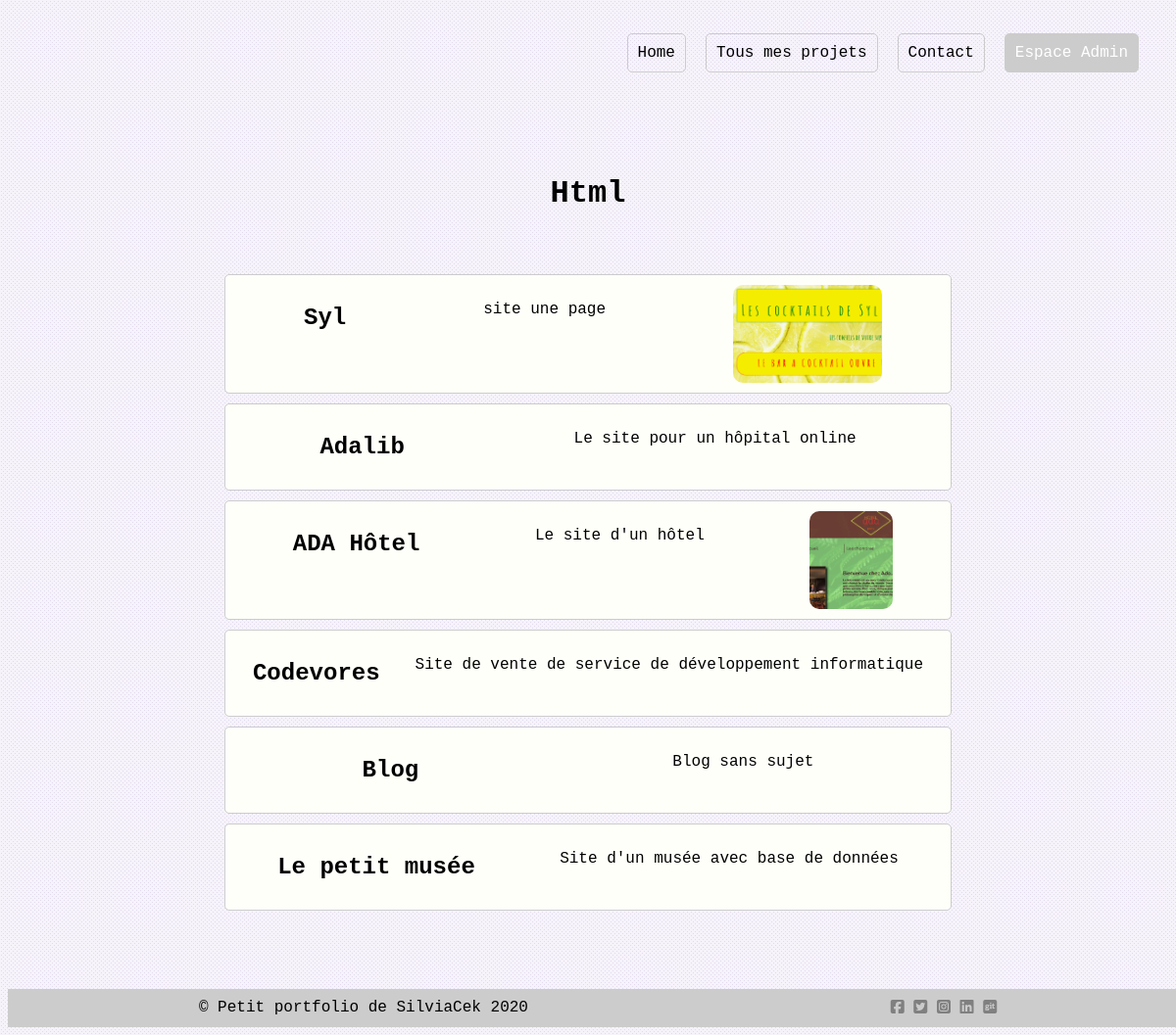
Before: /projets_par_techno.php?technoAAfficher=1 with the older database file.
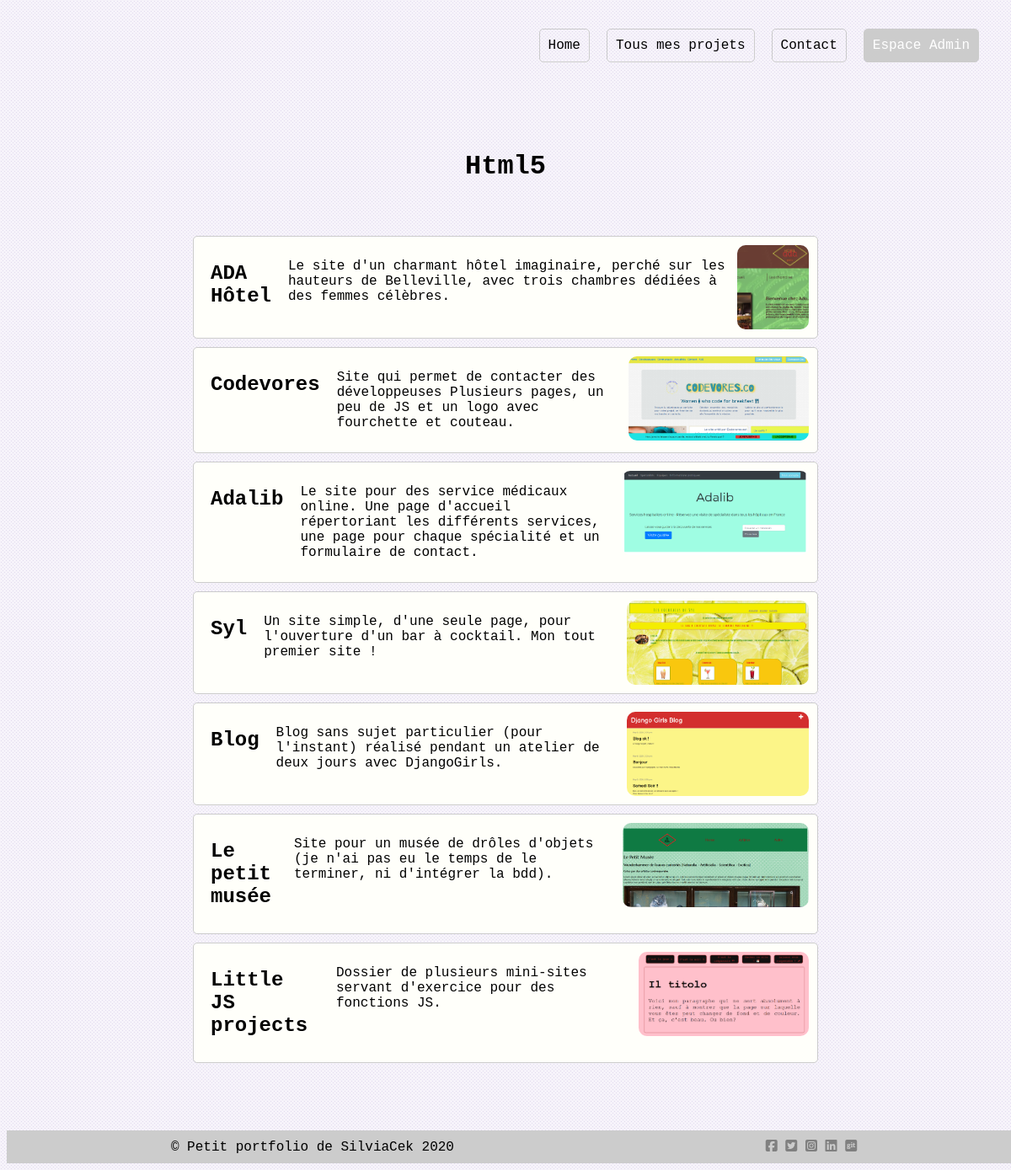
After: the same page with the newer database file.
### tables this page shows
CREATE TABLE IF NOT EXISTS `techno` (
  `id_techno` int(11) NOT NULL AUTO_INCREMENT,
  `nom_techno` varchar(150) NOT NULL,
  PRIMARY KEY (`id_techno`)
);

CREATE TABLE IF NOT EXISTS `projet_techno` (
  `projet_id` int(11) NOT NULL,
  `techno_id` int(11) NOT NULL
);

CREATE TABLE IF NOT EXISTS `projet` (
  `id_projet` int(11) NOT NULL AUTO_INCREMENT,
  `nom_projet` varchar(150) NOT NULL,
  `description` text NOT NULL,
  `url_image` varchar(150) NOT NULL,
  `annee` year(4) NOT NULL,
  `client` varchar(150) NOT NULL,
  `lien` varchar(150) NOT NULL,
  `online` tinyint(1) DEFAULT NULL,
  `ordre` int(11) NOT NULL,
  PRIMARY KEY (`id_projet`)
);

### projets_par_techno.php (the view)
<?php
include "config.php";
include PATH_TEMPLATE . "include/header.php";
include "fonctions.php";
?>
<div class='page_par_techno'>
<?php
$nom_techno = $bdd -> query("select nom_techno from techno where id_techno=$_GET[technoAAfficher]")->fetch();
echo "<h1 class='titre_zoom'>$nom_techno[nom_techno]</h1>";
function afficheProjetParTechno() {
  global $bdd;
  $technoAAfficher = $bdd -> query("select * from projet, techno, projet_techno where projet_techno.techno_id=$_GET[technoAAfficher] and projet_techno.techno_id = techno.id_techno and projet_techno.projet_id=projet.id_projet") -> fetchAll(PDO::FETCH_ASSOC);
  return $technoAAfficher ;
}
foreach(afficheProjetParTechno() as $projetDeCetteTechno) {
  echo "<div class='vitrine'>
    <h2>$projetDeCetteTechno[nom_projet]</h2>
    <p>$projetDeCetteTechno[description]</p>";
    echo html_image("$projetDeCetteTechno[url_image]", "img_pt");
  echo "</div>";
}
?>
</div>
<?php include PATH_TEMPLATE . "include/footer.php";

### template/include/header.php (shortened to what this page needs)
<!DOCTYPE html>
<html lang="fr">
<head>
  <link rel="stylesheet" href="<?php echo URL_TEMPLATE ?>css/style.css"/>
</head>
<body>
<header>
  <div class="container">
    <?php include "nav.php" ?>
  </div>
</header>

### template/include/nav.php
<nav>
  <ul>
    <li>
      <a href="index.php">Home</a>
    </li>
    <li>
      <a href="projets_tous.php">Tous mes projets</a>
    </li>
    <li>
      <a href="contact.php">Contact</a>
    </li>
    <li>
      <a href="admin/index.php" class="bouton_admin">Espace Admin</a>
    </li>
  </ul>
</nav>

### fonctions.php (shortened to what this page needs)
<?php
  function html_image($urlImage, $classHtml = "") {
    if(is_file(PATH_SITE . $urlImage)) {
        return "<img src='" . URL_SITE . "/$urlImage' class='$classHtml'>";
    }
    return "";
  }

### template/include/footer.php
    <footer>
      &copy; <?php echo NOM_DU_SITE ?>
      <?php echo date("Y") ?>
      <div class="social">
        <a href="https://www.facebook.com/" target="_blank">
          <i class="fab fa-facebook-square"></i></a>
        <a href="https://twitter.com/explore" target="_blank">
          <i class="fab fa-twitter-square"></i></a>
        <a href="https://www.instagram.com/" target="_blank">
          <i class="fab fa-instagram-square"></i></a>
        <a href="https://www.linkedin.com/in/silvia-cecutti-9005051a9/" target="_blank">
          <i class="fab fa-linkedin"></i></a>
        <a href="https://github.com/silviacec" target="_blank">
          <i class="fab fa-git-square"></i></a>
      </div>
    </footer>
  </body>
</html>

### template/css/style.css (style rules this page uses)
body { font-family: Courier; background-color: #f6f3fa; }
nav ul { list-style: none; padding: 0; display: flex; justify-content: flex-end; float: right; margin-right: 20px; width: 100%; }
nav ul li { margin:10px; }
nav ul li a { display: block; padding: 10px; text-decoration: none; color:#000000; border: 1px #ccc solid; border-radius: 5px; transition-property: transform; transition-duration: 0.2s; }
.page_par_techno { padding-top: 150px; }
.titre_zoom { text-align: center; margin-bottom: 2em; -webkit-animation-name: zoomIn; animation-name: zoomIn; -webkit-animation-duration: 1s; animation-duration: 1s; -webkit-animation-fill-mode: both; animation-fill-mode: both; }
.bouton_admin { color: #ffffff; background-color: #ccc; }
footer { display: flex; justify-content: space-around; align-items: center; background:#ccc; padding: 10px; text-align: center; width: 100%; margin-top: 5em; }
.social i { color: grey; }
.img_pt { height: 100px; width: auto; border-radius: 10px; }
.vitrine { background-color: #fffffa; display: flex; width: 60vw; margin: auto; margin-bottom: 10px; border: 1px solid #CCC; border-radius: 5px; padding: 10px; justify-content: space-around; }
.vitrine h2, .vitrine p, .vitrine h3, .vitrine h4 { margin-left: 10px; margin-right: 10px; }

Changed rows visible on the page:
changed techno: nom_techno "Html" → "Html5"
changed through a linked row, projet_techno "ADA Hôtel": projet.description "Le site d'un hôtel" → "Le site d'un charmant hôtel imaginaire, perché sur les hauteurs de Belleville, avec trois chambres dédiées à des femmes célèbres."
changed through a linked row, projet_techno "Codevores": projet.description "Site de vente de service de développement informatique" → "Site qui permet de contacter des développeuses Plusieurs pages, un peu de JS et un logo avec fourchette et couteau."; projet.url_image: picture added
changed through a linked row, projet_techno "Adalib": projet.description "Le site pour un hôpital online" → "Le site pour des service médicaux online. Une page d'accueil répertoriant les différents services, une page pour chaque spécialité et un formulaire de contact."; projet.url_image: picture added; moves down the list
changed through a linked row, projet_techno "Syl": projet.description "site une page" → "Un site simple, d'une seule page, pour l'ouverture d'un bar à cocktail. Mon tout premier site !"; projet.url_image: a different picture; moves down the list
changed through a linked row, projet_techno "Blog": projet.description "Blog sans sujet" → "Blog sans sujet particulier (pour l'instant) réalisé pendant un atelier de deux jours avec DjangoGirls."; projet.url_image: picture added
changed through a linked row, projet_techno "Le petit musée": projet.description "Site d'un musée avec base de données" → "Site pour un musée de drôles d'objets (je n'ai pas eu le temps de le terminer, ni d'intégrer la bdd)."; projet.url_image: picture added
added projet_techno: projet.nom_projet "Little JS projects", projet.description "Dossier de plusieurs mini-sites servant d'exercice pour des fonctions JS.", projet.url_image (picture)
